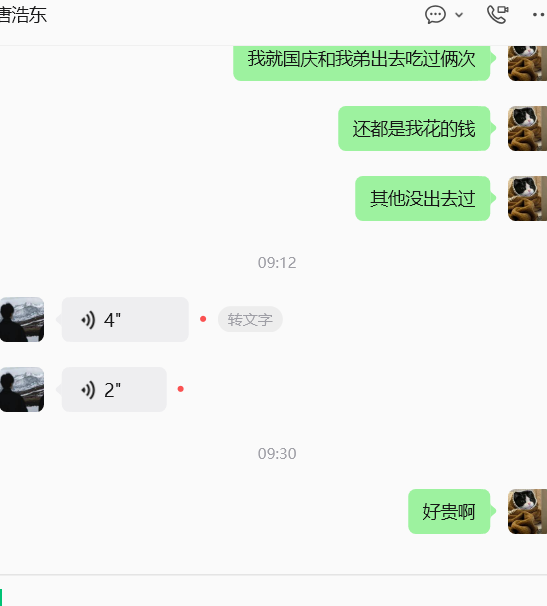
#> input picture test.png, 547 x 606 px
$ python opencv_day2.py
#> lines starting #> are read from the running program, lines starting #| are printed output that depends on the picture
import cv2

img = cv2.imread('test.png')
#> img is the input picture: shape (606, 547, 3); mean B, G, R 235.3, 241.5, 235.9
# 提示：test.png 的形状是 (606, 547, 3)，高=606，宽=547

# 1. 裁下上半部分（行索引 0 到 300，列全要）
top_half = img[0:300, :]
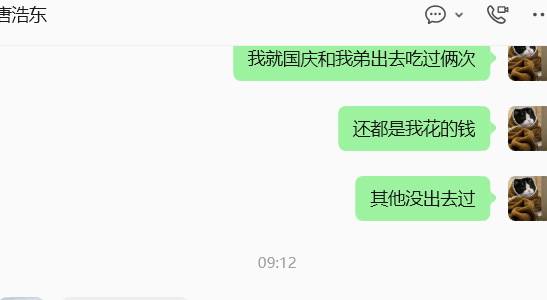
#> top_half: shape (300, 547, 3); mean B, G, R 229.5, 240.2, 230.6

# 2. 裁下右下角的一块（你可以自己算一下具体的数值范围）
# 假设我们裁取 y=300到500，x=200到400 的区域
roi = img[300:500, 200:400]
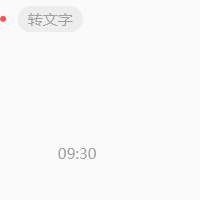
#> roi: shape (200, 200, 3); mean B, G, R 248.8, 248.7, 248.8

cv2.imshow('Top Half', top_half)
cv2.imshow('ROI', roi)
cv2.waitKey(0)
cv2.destroyAllWindows()

# 3. 强制缩放到固定尺寸 宽=300，高=200（注意，OpenCV 的 resize 是先宽后高！）
resized = cv2.resize(img, (300, 200))
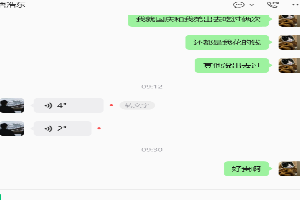
#> resized: shape (200, 300, 3); mean B, G, R 235.1, 241.4, 235.7

# 4. 按比例缩放（比如长宽都缩放到原来的 0.5 倍）
h, w = img.shape[:2] # 获取原图的高和宽
#> h = 606; w = 547
half_size = cv2.resize(img, (int(w*0.5), int(h*0.5)))
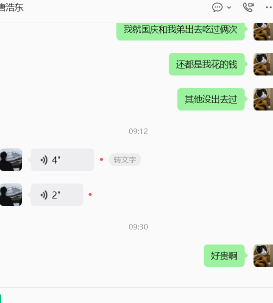
#> half_size: shape (303, 273, 3); mean B, G, R 235.3, 241.5, 235.9

cv2.imshow('Resized 300x200', resized)
cv2.imshow('Half Size', half_size)
cv2.waitKey(0)
cv2.destroyAllWindows()

# 5. 在图上画一个矩形框
# 参数：图像, 左上角坐标(x,y), 右下角坐标(x,y), 颜色(B,G,R), 线条粗细
img_with_box = img.copy() # 养成好习惯，在副本上画，不污染原图
cv2.rectangle(img_with_box, (100, 100), (300, 250), (0, 0, 255), 3)

# 还可以加上文字
cv2.putText(img_with_box, "Defect", (100, 90), cv2.FONT_HERSHEY_SIMPLEX, 1, (0, 0, 255), 2)
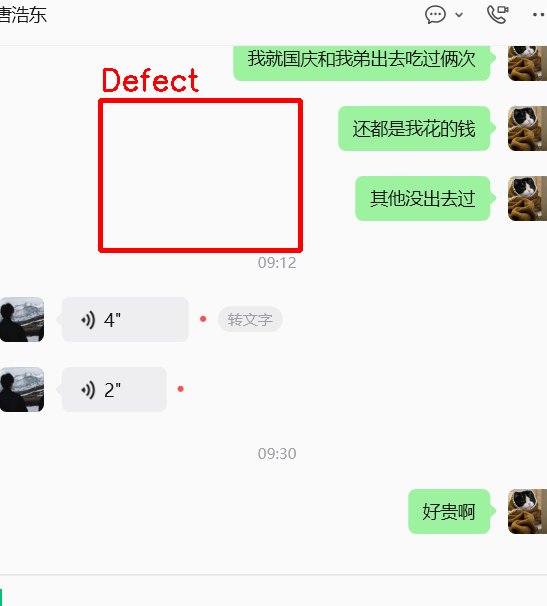
#> img_with_box: shape (606, 547, 3); mean B, G, R 232.1, 238.3, 236

cv2.imshow('With Box', img_with_box)
cv2.waitKey(0)
cv2.destroyAllWindows()
